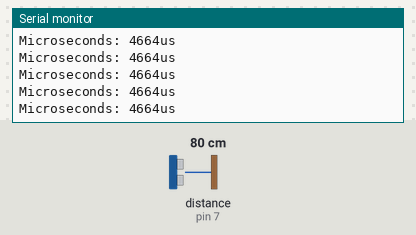
Bench run of a sketch on a simulated Arduino Uno, built with avr-gcc and run on an emulated ATmega328P. On the bench: the last lines printed to the serial monitor. The test bench sets the inputs (shaded band); at power-on: distance to the obstacle (sensor on pin 7) 80 cm. The echo pulse lasts 58.3 µs per cm.

Above: at 1.2 s.
1.3 s: distance to the obstacle (sensor on pin 7) set to 2 cm
At 1.34 s:
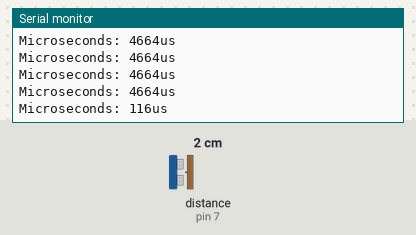
4.3 s: distance to the obstacle (sensor on pin 7) set to 60 cm
At 4.41 s:
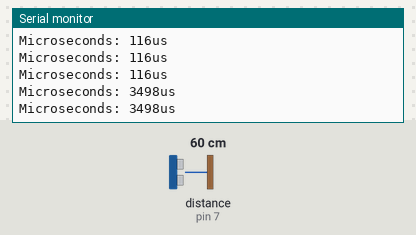
7.3 s: distance to the obstacle (sensor on pin 7) set to 120 cm
At 7.41 s:
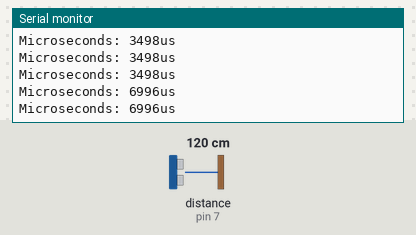
10.3 s: distance to the obstacle (sensor on pin 7) set to 9 cm
At 10.3 s:
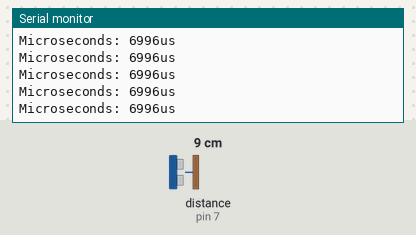
13.3 s: distance to the obstacle (sensor on pin 7) set to 250 cm
At 13.41 s:
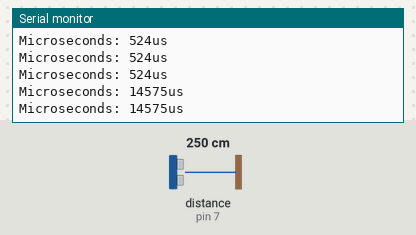
Timing chart, 0 to 16.3 s (numbered marks = the images above; inputs shaded):
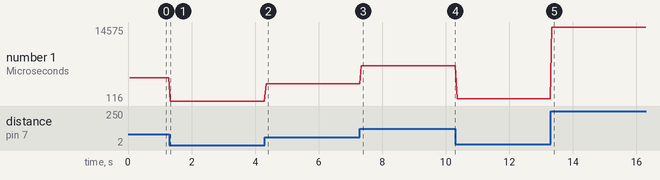

The sketch:

ping_sketch.ino
```cpp
#include <NewPing.h>

#define TRIGGER_PIN 6
#define ECHO_PIN 7
#define MAX_DISTANCE 300

NewPing sonar(TRIGGER_PIN, ECHO_PIN, MAX_DISTANCE);

void setup(){
  Serial.begin(9600);
  }

void loop(){
  delay(50);
  Serial.print("Microseconds: ");
  Serial.print(sonar.ping());
  Serial.println("us");
  }
```

Measured:
- after the input at 1.3 s, the serial monitor: prints a new line at once (image 1)
- after the input at 4.3 s, the serial monitor: prints a new line at once (image 2)
- after the input at 7.3 s, the serial monitor: prints a new line at once (image 3)
- after the input at 13.3 s, the serial monitor: prints a new line at once (image 5)
- plotted number 1: 4664 → 116 after the input at 1.3 s, 116 → 3498 after the input at 4.3 s, 3498 → 6996 after the input at 7.3 s, 6996 → 524 after the input at 10.3 s, 524 → 14575 after the input at 13.3 s
